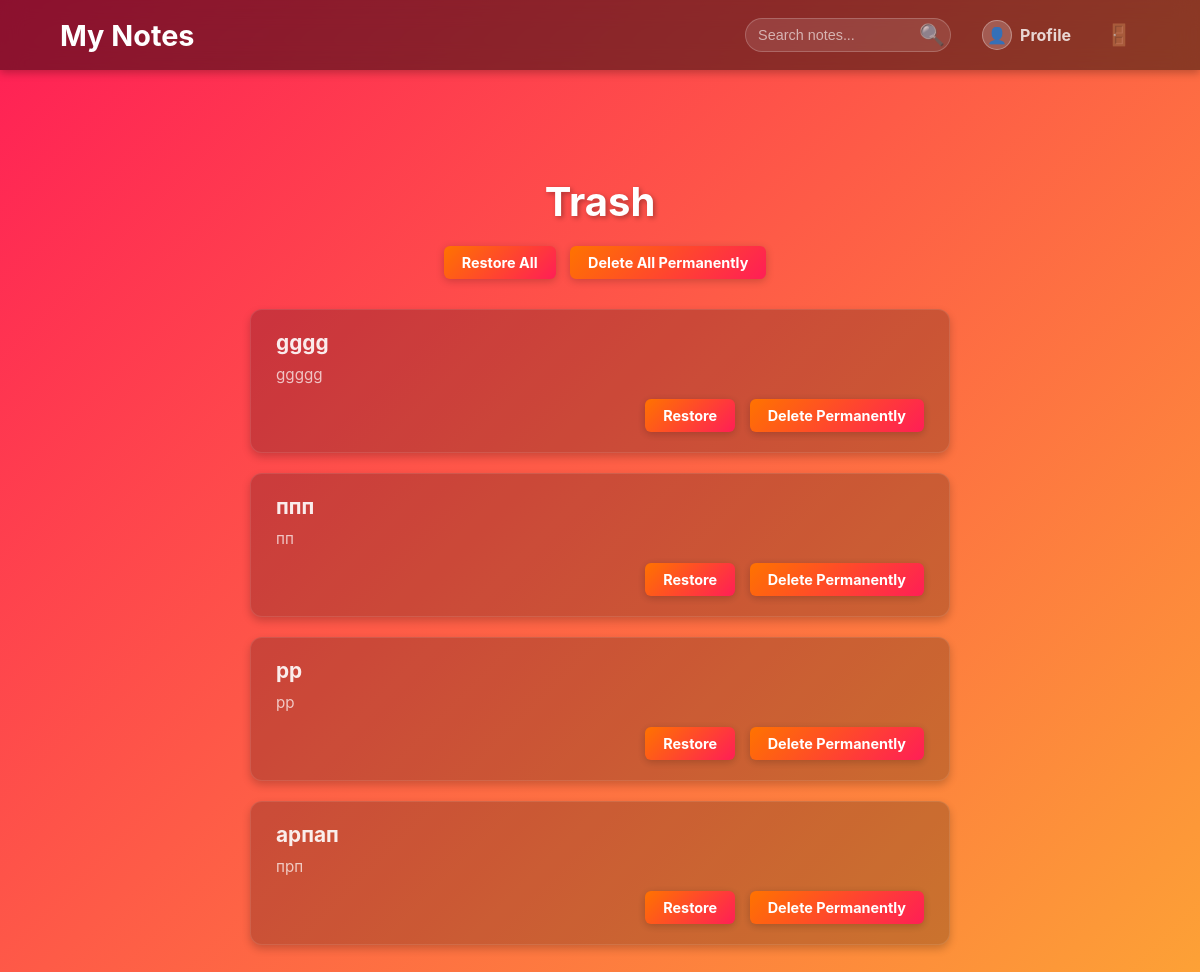
Page /notes/trash/ (signed in) on the committed database.
### notes/models.py (models this page shows, shortened)
class Note(models.Model):
    user = models.ForeignKey(User, on_delete=models.CASCADE, related_name='notes')
    folder = models.ForeignKey(Folder, on_delete=models.SET_NULL, null=True, blank=True, related_name='notes')
    title = models.CharField(verbose_name="Заголовок", max_length=200)
    content = models.TextField(verbose_name="Текст нотатки")
    created_at = models.DateTimeField(verbose_name="Дата створення", auto_now_add=True)
    updated_at = models.DateTimeField(verbose_name="Оновлено", auto_now=True)
    is_deleted = models.BooleanField(default=False)

### notes/views.py (the view)
# urls.py: path('trash/', notes_views.trash, name='trash'),
@login_required
def trash(request):
    notes = Note.objects.filter(user=request.user, is_deleted=True).order_by('-updated_at')
    return render(request, 'notes/trash.html', {'notes': notes})

### notes/templates/notes/trash.html
{% extends 'notes/base.html' %}
{% load static %}
{% block content %}
<div class="trash-container">
    <h1 class="title">Trash</h1>
    <div class="trash-actions">
        <a href="{% url 'notes:restore_all_notes' %}" class="btn btn-trash-restore">Restore All</a>
        <a href="{% url 'notes:permanent_delete_all' %}" class="btn btn-trash-delete">Delete All Permanently</a>
    </div>
    {% for note in notes %}
        <div class="deleted-note-card">
            <h2>{{ note.title }}</h2>
            <p>{{ note.content|truncatewords:30 }}</p>
            <div class="deleted-note-actions">
                <a href="{% url 'notes:restore_note' note.id %}" class="btn btn-trash-restore">Restore</a>
                <a href="{% url 'notes:permanent_delete' note.id %}" class="btn btn-trash-delete">Delete Permanently</a>
            </div>
        </div>
    {% empty %}
        <p class="empty-trash-text">The trash is empty. Nothing to show here!</p>
    {% endfor %}
</div>
{% endblock %}

### notes/static/notes/style.css (style rules this page uses)
body { margin: 0; font-family: 'Inter', sans-serif; background: linear-gradient(-45deg, #ff1e56, #ff7300, #fcd12a, #ff1e56); background-size: 400% 400%; animation: animatedGradient 12s ease infinite; color: #333; }
.title { text-align: center; margin-bottom: 20px; font-size: 2.5em; color: white; text-shadow: 2px 2px 5px rgba(0, 0, 0, 0.3); }
.btn, .icon-btn, .btn-logout, .navbar-item, .note-form button, .trash-button { background: linear-gradient(135deg, #ff7300, #ff1e56); color: white; padding: 12px 24px; border: none; border-radius: 30px; cursor: pointer; font-weight: bold; transition: background 0.3s ease, transform 0.2s ease; box-shadow: 0 4px 12px rgba(0, 0, 0, 0.2); text-decoration: none; }
.trash-container { max-width: 700px; margin: 20px auto; text-align: center; padding: 20px; }
.trash-actions { margin-bottom: 30px; }
.deleted-note-card { background: rgba(0, 0, 0, 0.2); border-radius: 12px; padding: 20px 25px; margin: 20px auto; border: 1px solid rgba(255, 255, 255, 0.1); box-shadow: 0 4px 8px rgba(0, 0, 0, 0.2); text-align: left; color: white; opacity: 0; transform: translateY(10px); animation: fadeInItem 0.5s ease forwards; }
.deleted-note-card:nth-child(3) { animation-delay: 0.3s; }
.deleted-note-card h2 { color: rgba(255, 255, 255, 0.9); margin: 0 0 10px 0; font-size: 1.3em; }
.deleted-note-card p { color: rgba(255, 255, 255, 0.7); margin: 0 0 15px 0; font-size: 0.95em; }
.deleted-note-actions { text-align: right; }
.btn-trash-restore, .btn-trash-delete { padding: 8px 18px; border-radius: 6px; text-decoration: none; font-weight: bold; font-size: 0.9em; margin-left: 10px; transition: all 0.3s ease; box-shadow: 0 2px 8px rgba(0, 0, 0, 0.2); display: inline-block; border: none; cursor: pointer; }
.btn-trash-restore { background-color: #28a745; color: white; }
.btn-trash-delete { background-color: #dc3545; color: white; }

### rows in the picture
Note: title "gggg", content "ggggg"
Note: title "ппп", content "пп"
Note: title "рр", content "рр"
Note: title "арпап", content "прп"
